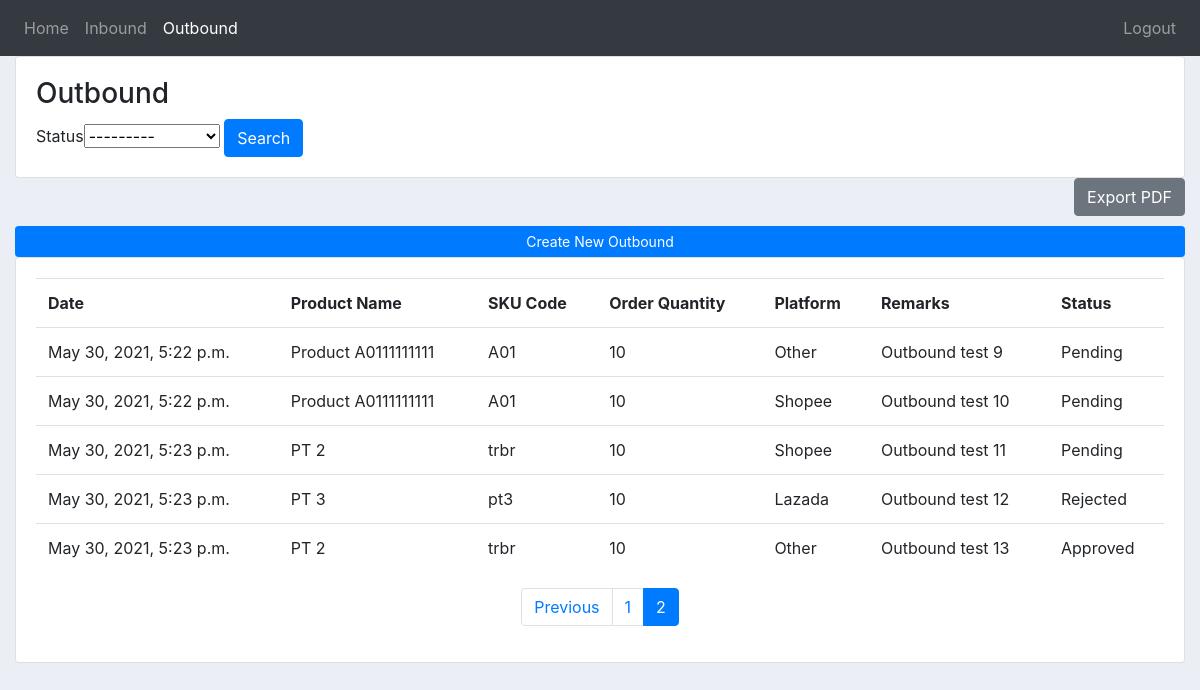
Page /outbound/?page=2 (signed in) on the earlier database version.
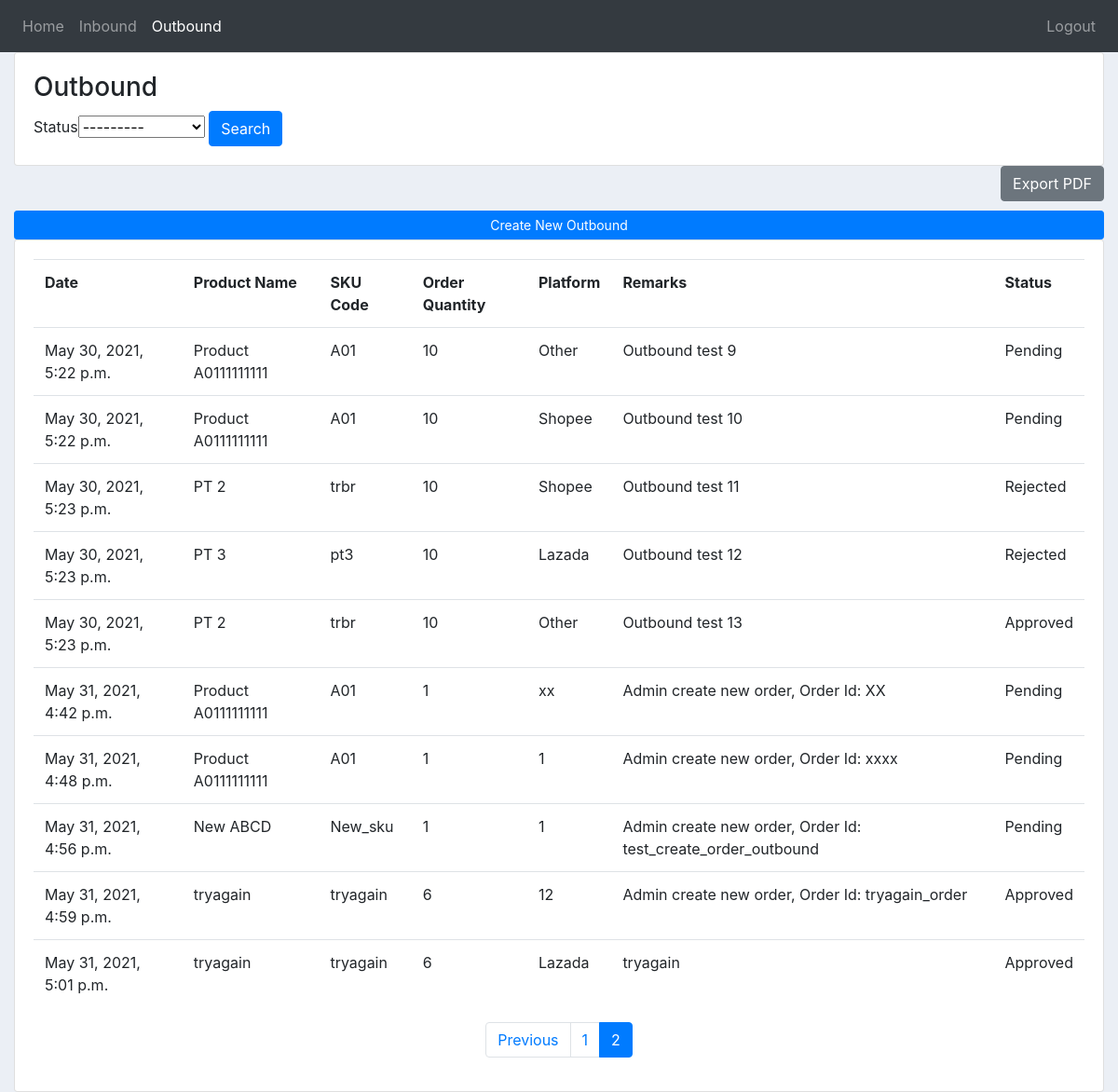
Same page on the later database version.
### inventory/models.py (models this page shows, shortened)
class Outbound(models.Model):
    STATUS = (
       ('Pending','Pending'),
       ('Approved', 'Approved'),
        ('Out of Delivery','Out of Delivery'),
        ('Completed','Completed'),
        ('Rejected','Rejected'),
    )
    PLATFORM = (('Shopee', 'Shopee'),
    ('Lazada', 'Lazada'),
    ('Other', 'Other'),
    )
    order_id = models.CharField(max_length=200, null=True)
    date_created = models.DateTimeField(auto_now_add=True, null=True)
    order_quantity = models.PositiveIntegerField(null=True, validators=[MinValueValidator(1)])
    platform = models.CharField(max_length=200, choices=PLATFORM, null=True)
    remarks = models.CharField(max_length=200, null=True, blank=True)
    status = models.CharField(max_length=200, choices=STATUS, default='Pending')
    seller = models.ForeignKey(Seller, to_field='user_id', null=True, on_delete=models.SET_NULL)
    product = models.ForeignKey(Product, to_field='sku_code', null=True, on_delete=models.SET_NULL)

class Product(models.Model):
    UNIT = (
        ('PCS','PCS'),
        ('BOX','BOX'),
        ('PACK','PACK'),
        ('BOTTLE','BOTTLE'),
        ('OTHER','OTHER'),
    )
    date_created = models.DateTimeField(auto_now_add=True, null=True)
    sku_code = models.CharField(max_length=200, primary_key=True)
    product_name = models.CharField(max_length=200, null=True)
    unit = models.CharField(max_length=200, choices=UNIT, null=True)
    product_quantity = models.PositiveIntegerField(null=True)
    product_price = models.FloatField(validators=[MinValueValidator(0.0)])
    location = models.CharField(max_length=200, null=True)
    rack = models.CharField(max_length=200, null=True)
    pallet = models.CharField(max_length=200, null=True)
    remarks = models.CharField(max_length=200, null=True, blank=True)
    seller = models.ForeignKey(Seller, to_field='user_id', null=True, on_delete=models.SET_NULL)

### inventory/views.py (the view)
# urls.py: path('outbound/', views.outbound, name="outbound"),
@custom_login_required
def outbound(request):
    if request.user.is_authenticated:
        if request.user.is_admin:
            outbounds = Outbound.objects.all()
            myFilter = OutboundFilter(request.GET, queryset=outbounds)
            outbounds = myFilter.qs
            seller = request.GET['seller'] if (request.method == 'GET' and 'seller' in request.GET) else ''
            status = request.GET['status'] if (request.method == 'GET' and 'status' in request.GET) else ''
            page = request.GET.get('page', 1)
            outbounds = paginate(outbounds, page);
            context = {'outbounds':outbounds,
                        'myFilter': myFilter,
                        'nbar':'outbound',
                        'seller': seller,
                        'status' : status
            }
            print(type(outbounds))
        else:
            outbounds = Outbound.objects.filter(seller_id=request.user.id)
            myFilter = OutboundFilter(request.GET, queryset=outbounds)
            outbounds = myFilter.qs
            seller = request.GET['seller'] if (request.method == 'GET' and 'seller' in request.GET) else ''
            status = request.GET['status'] if (request.method == 'GET' and 'status' in request.GET) else ''
            page = request.GET.get('page', 1)
            outbounds = paginate(outbounds, page);
            context = {'outbounds':outbounds,
                        'myFilter': myFilter,
                        'nbar':'outbound',
                        'seller': seller,
                        'status' : status
            }
    return render(request, 'inventory/outbound.html', context)

### inventory/helper.py (called while the page is built)
def paginate(object, page =1, limit = 10):
    paginator = Paginator(object, limit) # Show 25 contacts per page.
    page_obj = paginator.get_page(page)
    return page_obj

### inventory/templatetags/query_transform_template_tags.py (called while the page is built)
@register.simple_tag
def query_transform(request, **kwargs):
    updated = request.GET.copy()
    for k, v in kwargs.items():
        if v is not None:
            updated[k] = v
        else:
            updated.pop(k, 0)
    return updated.urlencode()

### inventory/templates/inventory/outbound.html (shortened to what this page needs)
{% extends 'inventory/main.html' %}
{% block content %}
{% if user.is_authenticated and user.is_admin %}
<div class="row">
    <div class="col-md">
        <div class="card card-body">
            <h3>Outbound</h3>
            <form method="get">
                {{myFilter.form}}
                <button class="btn btn-primary" type="submit">Search</button>
            </form>
		</div>
		<form method="post" action="{% url 'pdf_outbound' %}" target="_blank">
			{% csrf_token %}
            <input type="hidden" name="seller_name" value="{{seller}}">
			<input type="hidden" name="status" value="{{status}}">
			<input type="submit" class="btn btn-secondary float-right" value="Export PDF">
		</form>
		<br>
		<br>
        <div class="card card-body">
            <table class="table">
                <tr>
                    <th>Date</th>
                    <th>Seller</th>
                    <th>Product Name</th>
                    <th>SKU Code</th>
                    <th>Order Quantity</th>
                    <th>Platform</th>
                    <th>Remarks</th>
                    <th>Status</th>
                    {% if status == "Pending" or 'status' not in request %}
                    <th>Approve</th>
                    <th>Reject</th>
                   {% endif %}
                </tr>
                {% for outbound in outbounds %}
                <tr>
                    <td>{{outbound.date_created}}</td>
                    <td>{{outbound.seller}}</td>
                    <td>{{outbound.product.product_name}}</td>
                    <td>{{outbound.product.sku_code}}</td>
                    <td>{{outbound.order_quantity}}</td>
                    <td>{{outbound.platform}}</td>
                    <td>{{outbound.remarks}}</td>
                    <td>{{outbound.status}}</td>
                    {% if outbound.status == "Pending" %}
                    <td><a class="btn btn-sm btn-success" href="{% url 'approve_outbound' outbound.pk%}">Approve</a></td>
                    <td><a class="btn btn-sm btn-danger" href="{% url 'reject_outbound' outbound.pk%}">Reject</a></td>
                    {% else %}
					<td></td>
					<td></td>
                    {% endif %}
                </tr>
                {% endfor %}
            </table>
            {% include 'inventory/pagination.html' with page_obj=outbounds request=request only%}
        </div>
    </div>
</div>
{% else %}
<div class="row">
	<div class="col-md">
		<div class="card card-body">
            <h3>Outbound</h3>
            <form method="get">
                Status{{myFilter.form.status}}
                <button class="btn btn-primary" type="submit">Search</button>
            </form>
		</div>
		<form method="post" action="{% url 'pdf_outbound' %}" target="_blank">
			<input type="submit" class="btn btn-secondary float-right" value="Export PDF">
		</form>
		<br>
		<br>
<a class="btn btn-primary  btn-sm btn-block" href="{% url 'create_outbound' %}">Create New Outbound</a>
<div class="card card-body">
    <table class="table">
        <tr>
            <th>Date</th>
            <th>Product Name</th>
            <th>SKU Code</th>
            <th>Order Quantity</th>
            <th>Platform</th>
            <th>Remarks</th>
            <th>Status</th>
        </tr>
        {% for outbound in outbounds %}
        <tr>
            <td>{{outbound.date_created}}</td>
            <td>{{outbound.product.product_name}}</td>
            <td>{{outbound.product.sku_code}}</td>
            <td>{{outbound.order_quantity}}</td>
            <td>{{outbound.platform}}</td>
            <td>{{outbound.remarks}}</td>
            <td>{{outbound.status}}</td>
        </tr>
        {% endfor %}
    </table>
    {% include 'inventory/pagination.html' with page_obj=outbounds request=request only%}
    </div>
    </div>
    </div>
{% endif %}
{% endblock content %}

Differences in the rows shown:
changed Outbound "Outbound test 11": status "Pending" → "Rejected"
added Outbound: date_created "May 31, 2021, 4:42 p.m.", product.product_name "Product A0111111111", product.sku_code "A01", order_quantity "1", platform "xx", remarks "Admin create new order, Order Id: XX", status "Pending"
added Outbound: date_created "May 31, 2021, 4:48 p.m.", product.product_name "Product A0111111111", product.sku_code "A01", order_quantity "1", platform "1", remarks "Admin create new order, Order Id: xxxx", status "Pending"
added Outbound: date_created "May 31, 2021, 4:56 p.m.", product.product_name "New ABCD", product.sku_code "New_sku", order_quantity "1", platform "1", remarks "Admin create new order, Order Id: test_create_order_outbound", status "Pending"
added Outbound: date_created "May 31, 2021, 4:59 p.m.", product.product_name "tryagain", product.sku_code "tryagain", order_quantity "6", platform "12", remarks "Admin create new order, Order Id: tryagain_order", status "Approved"
added Outbound: date_created "May 31, 2021, 5:01 p.m.", product.product_name "tryagain", product.sku_code "tryagain", order_quantity "6", platform "Lazada", remarks "tryagain", status "Approved"
